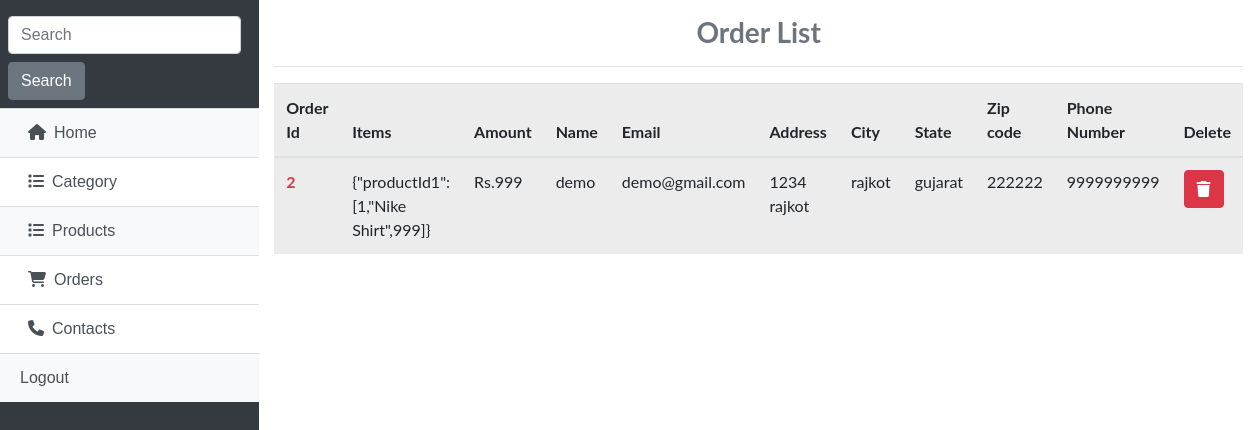
Screenshot of /custom_admin/orders/ with the database file from the repository.
### shop/models.py (models this page shows, shortened)
class Order(models.Model):
    order_id = models.AutoField(primary_key=True)
    items_json = models.CharField(max_length=5000)
    amount = models.IntegerField(default=0)
    name = models.CharField(max_length=200)
    email = models.CharField(max_length=200)
    address = models.CharField(max_length=200)
    city = models.CharField(max_length=100)
    state = models.CharField(max_length=100)
    zip_code = models.CharField(max_length=100)
    phone = models.CharField(max_length=100)

### custom_admin/views.py (the view)
# urls.py: path('orders/',views.orders,name="orders"),
def orders(request):
    order = Order.objects.all()
    return render(request,'adminTemplates/order_details.html',{'order':order})

### shop/templates/adminTemplates/order_details.html (shortened to what this page needs)
{% extends 'adminTemplates/base.html' %}
{% block body %}
<div class="container-fluid min-vh-100 my-3" style="font-family: 'Lato', sans-serif;">
    <h3 class="text-center font-weight-bold text-muted">Order List</h3><hr>
        <table class="table table-active table-hover">
             <thead>
                <tr>
                    <th class="col">Order Id</th>
                    <th class="col">Items</th>
                    <th class="col">Amount</th>
                    <th class="col">Name</th>
                    <th class="col">Email</th>
                    <th class="col">Address</th>
                    <th class="col">City</th>
                    <th class="col">State</th>
                    <th class="col">Zip code</th>
                    <th class="col">Phone Number</th>
                    <th class="col">Delete</th>
                </tr>
            </thead>
            <tbody>
                {% for i in order %}
                <tr>
                    <th class="text-danger">{{ i.order_id }}</th>
                    <td>{{ i.items_json }}</td>
                    <td>Rs.{{ i.amount }}</td>
                    <td>{{i.name}}</td>
                    <td>{{i.email}}</td>
                    <td>{{i.address}}</td>
                    <td>{{i.city}}</td>
                    <td>{{i.state}}</td>
                    <td>{{i.zip_code}}</td>
                    <td>{{i.phone}}</td>
                    <td><a href="{% url 'delete_order' i.order_id %}"><button class="btn btn-danger"><i class="fa fa-trash"></i></button></td><a>
                </tr>
                {% endfor %}
            </tbody>
        </table>
</div>
{% endblock %}

### rows the page displays
Order: order_id "2", items_json "{\"productId1\":[1,\"Nike Shirt\",999]}", amount "999", name "demo", email "demo@gmail.com", address "1234 rajkot", city "rajkot", state "gujarat", zip_code "222222", phone "9999999999"
